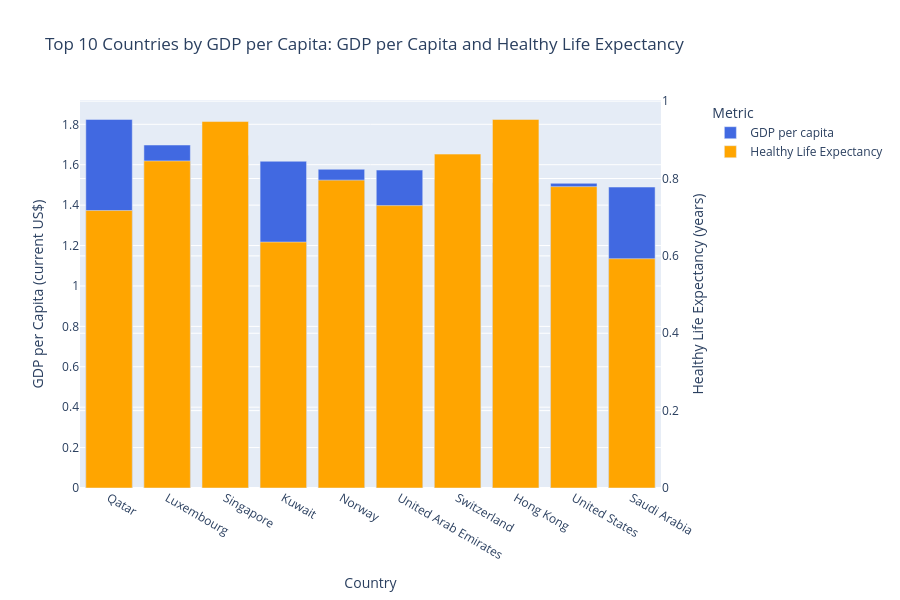

Notebook cell for this chart:
### Markdown cell above
##### We determine GDP per capita and expected healthy life expectancy in the top ten countries

### Code cell
!pip install -q plotly ipywidgets

import plotly.io as pio
import plotly.offline as pyo
pyo.init_notebook_mode(connected=True) 
import pandas as pd
import plotly.graph_objects as go
from plotly.subplots import make_subplots

country_col = 'Country'
gdp_col     = 'Economy (GDP per Capita)'
hle_col     = 'Health (Life Expectancy)'

tmp = df[[country_col, gdp_col, hle_col]].copy()

# Convert columns to numeric
tmp[gdp_col] = pd.to_numeric(tmp[gdp_col], errors='coerce')
tmp[hle_col] = pd.to_numeric(tmp[hle_col], errors='coerce')

# Drop rows with missing values in any of the key columns
tmp = tmp.dropna(subset=[country_col, gdp_col, hle_col])

#top 10 countries by GDP per capita
top10 = tmp.sort_values(by=gdp_col, ascending=False).head(10)

# === 6. Create the plot ===
fig1 = make_subplots(specs=[[{"secondary_y": True}]])

# GDP per capita bars on the primary y-axis
fig1.add_trace(
    go.Bar(
        x=top10[country_col], 
        y=top10[gdp_col], 
        name="GDP per capita", 
        marker_color='royalblue'
    ),
    secondary_y=False
)

# Healthy Life Expectancy bars on the secondary y-axis
fig1.add_trace(
    go.Bar(
        x=top10[country_col], 
        y=top10[hle_col], 
        name="Healthy Life Expectancy", 
        marker_color='orange'
    ),
    secondary_y=True
)

fig1.update_layout(
    title_text="Top 10 Countries by GDP per Capita: GDP per Capita and Healthy Life Expectancy",
    barmode='group',
    xaxis_title="Country",
    legend_title="Metric",
    height=600
)

fig1.update_yaxes(title_text="GDP per Capita (current US$)", secondary_y=False)
fig1.update_yaxes(title_text="Healthy Life Expectancy (years)", secondary_y=True)

fig1.show()

### Figure 1 — Plotly figure (JSON) as saved in the notebook; plotly's stock layout.template omitted (floating-point values rounded to 4 significant figures)
{"data": [{"marker": {"color": "royalblue"}, "name": "GDP per capita", "type": "bar", "x": ["Qatar", "Luxembourg", "Singapore", "Kuwait", "Norway", "United Arab Emirates", "Switzerland", "Hong Kong", "United States", "Saudi Arabia"], "xaxis": "x", "y": [1.824, 1.698, 1.646, 1.617, 1.577, 1.574, 1.527, 1.511, 1.508, 1.49], "yaxis": "y"}, {"marker": {"color": "orange"}, "name": "Healthy Life Expectancy", "type": "bar", "x": ["Qatar", "Luxembourg", "Singapore", "Kuwait", "Norway", "United Arab Emirates", "Switzerland", "Hong Kong", "United States", "Saudi Arabia"], "xaxis": "x", "y": [0.7172, 0.8454, 0.9472, 0.6357, 0.7958, 0.7299, 0.863, 0.9528, 0.779, 0.5927], "yaxis": "y2"}], "layout": {"barmode": "group", "height": 600, "legend": {"title": {"text": "Metric"}}, "title": {"text": "Top 10 Countries by GDP per Capita: GDP per Capita and Healthy Life Expectancy"}, "xaxis": {"anchor": "y", "domain": [0, 0.94], "title": {"text": "Country"}}, "yaxis": {"anchor": "x", "domain": [0, 1], "title": {"text": "GDP per Capita (current US$)"}}, "yaxis2": {"anchor": "x", "overlaying": "y", "side": "right", "title": {"text": "Healthy Life Expectancy (years)"}}}}
